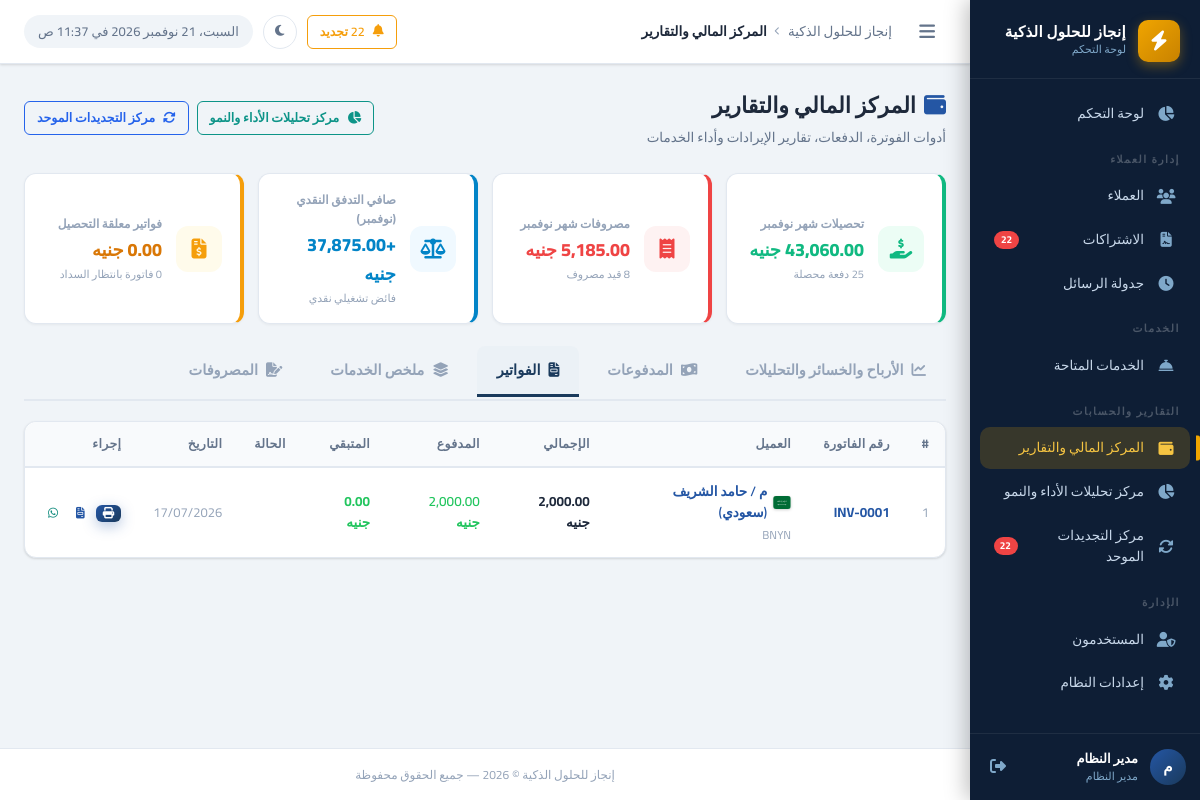
The page /reports/financial-hub.php?tab=invoices (signed in) on the database its author committed.
### tables this page shows
CREATE TABLE `invoices` (
  `id` int UNSIGNED NOT NULL,
  `invoice_number` varchar(50) NOT NULL COMMENT 'رقم الفاتورة (INV-0001)',
  `client_id` int UNSIGNED NOT NULL,
  `total_amount` decimal(10,2) NOT NULL DEFAULT '0.00',
  `paid_amount` decimal(10,2) NOT NULL DEFAULT '0.00',
  `remaining` decimal(10,2) GENERATED ALWAYS AS ((`total_amount` - `paid_amount`)) STORED,
  `items` json NOT NULL COMMENT 'بنود الفاتورة',
  `notes` text,
  `status` enum('draft','sent','paid','partial','cancelled') NOT NULL DEFAULT 'draft',
  `created_by` int UNSIGNED DEFAULT NULL,
  `created_at` datetime NOT NULL DEFAULT CURRENT_TIMESTAMP,
  `updated_at` datetime NOT NULL DEFAULT CURRENT_TIMESTAMP ON UPDATE CURRENT_TIMESTAMP
);

CREATE TABLE `clients` (
  `id` int UNSIGNED NOT NULL,
  `name` varchar(200) NOT NULL COMMENT 'اسم العميل',
  `company_name` varchar(200) DEFAULT NULL COMMENT 'اسم الشركة',
  `mobile` varchar(20) NOT NULL COMMENT 'رقم الموبايل',
  `mobile_2` varchar(20) DEFAULT NULL COMMENT 'رقم موبايل إضافي',
  `activity` varchar(200) DEFAULT NULL COMMENT 'النشاط التجاري',
  `country` varchar(10) NOT NULL DEFAULT 'EG',
  `domain` varchar(255) DEFAULT NULL,
  `domain_provider` varchar(100) DEFAULT NULL,
  `username_note` varchar(200) DEFAULT NULL COMMENT 'اسم المستخدم (للإشارة)',
  `server_panel` varchar(100) NOT NULL DEFAULT 'cp.enjaz.cloud',
  `email` varchar(200) DEFAULT NULL,
  `address` text,
  `notes` text,
  `status` tinyint(1) NOT NULL DEFAULT '1' COMMENT '1=نشط, 0=موقوف',
  `created_by` int UNSIGNED DEFAULT NULL,
  `created_at` datetime NOT NULL DEFAULT CURRENT_TIMESTAMP,
  `updated_at` datetime NOT NULL DEFAULT CURRENT_TIMESTAMP ON UPDATE CURRENT_TIMESTAMP
);

### reports/financial-hub.php (the view, shortened to what the rows shown need)
<?php
require_once dirname(__DIR__) . '/config/app.php';
$tab = clean($_GET['tab'] ?? 'monthly');
$db = getDB();
if ($tab === 'payments') {
    requirePermission('view_payments');
    $clientStatus = $_GET['client_status'] ?? 'active';
    $search   = clean($_GET['search'] ?? '');
    $method   = clean($_GET['method'] ?? '');
    $dateFrom = clean($_GET['date_from'] ?? '');
    $dateTo   = clean($_GET['date_to'] ?? '');
    $page     = max(1,(int)($_GET['page'] ?? 1));
    $perPage  = 25;
    $where  = ['1=1'];
    $params = [];
    if ($search) { $where[] = "(c.name LIKE ? OR c.company_name LIKE ?)"; $s="%$search%"; $params=array_merge($params,[$s,$s]); }
    if ($method) { $where[] = "p.payment_method = ?"; $params[] = $method; }
    if ($dateFrom) { $where[] = "p.payment_date >= ?"; $params[] = $dateFrom; }
    if ($dateTo)   { $where[] = "p.payment_date <= ?"; $params[] = $dateTo; }
    if ($clientStatus === 'active') { $where[] = "c.status = 1"; }
    elseif ($clientStatus === 'suspended') { $where[] = "c.status = 0"; }
    $whereStr = implode(' AND ', $where);
    $countStmt = $db->prepare("SELECT COUNT(*) FROM payments p LEFT JOIN clients c ON c.id=p.client_id WHERE $whereStr");
    $countStmt->execute($params);
    $total = (int)$countStmt->fetchColumn();
    $pager = paginate($total, $perPage, $page);
    $sumStmt = $db->prepare("SELECT COALESCE(SUM(p.amount),0) FROM payments p LEFT JOIN clients c ON c.id=p.client_id WHERE $whereStr");
    $sumStmt->execute($params);
    $totalAmount = (float)$sumStmt->fetchColumn();
    $stmt = $db->prepare("
        SELECT p.*, c.name as client_name, c.company_name, c.status as client_status, c.country, c.mobile, u.full_name as added_by,
               s.name as service_name
        FROM payments p
        LEFT JOIN clients c ON c.id=p.client_id
        LEFT JOIN users u ON u.id=p.created_by
        LEFT JOIN client_subscriptions cs ON cs.id=p.subscription_id
        LEFT JOIN services s ON s.id=cs.service_id
        WHERE $whereStr
        ORDER BY p.payment_date DESC, p.created_at DESC
        LIMIT ? OFFSET ?
    ");
    $stmt->execute(array_merge($params,[$perPage,$pager['offset']]));
    $payments = $stmt->fetchAll();
    if (isset($_GET['ajax'])) {
        header('Content-Type: application/json');
        ob_start();
        ?>
        <?php if (empty($payments)): ?>
        <tr><td colspan="11"><div class="empty-state"><div class="empty-icon"><i class="fas fa-coins"></i></div><p class="empty-title">لا توجد مدفوعات</p></div></td></tr>
        <?php else: ?>
        <?php foreach ($payments as $i => $pay): ?>
        <tr>
          <td class="text-muted"><?= $pager['offset']+$i+1 ?></td>
          <td><?= formatDate($pay['payment_date']) ?></td>
          <td>
            <div style="display:flex; align-items:center; gap:6px;">
              <?= getCountryFlagSvg($pay['country'] ?? 'EG', 18, 13) ?>
              <a href="../clients/view.php?id=<?= $pay['client_id'] ?>" style="font-weight:600;color:var(--text-primary);">
                <?= e($pay['client_name']) ?>
              </a>
              <?php if (isset($pay['client_status']) && !$pay['client_status']): ?>
              <span class="badge badge-danger" style="font-size:10px; padding:1px 5px; margin-right:4px;">موقوف</span>
              <?php endif; ?>
            </div>
            <?php if ($pay['company_name']): ?>
            <div style="font-size:11.5px;color:var(--text-muted); margin-top:2px;"><?= e($pay['company_name']) ?></div>
            <?php endif; ?>
          </td>
          <td style="color:var(--success);font-weight:700;"><?= formatMoney($pay['amount']) ?></td>
          <td><?= paymentMethodLabel($pay['payment_method']) ?></td>
          <td class="text-muted"><?= e($pay['service_name'] ?: '—') ?></td>
          <td class="text-muted fs-sm"><?= e($pay['reference_number'] ?: '—') ?></td>
          <td>
            <?php if (!empty($pay['receipt_file'])): ?>
              <a href="../<?= e($pay['receipt_file']) ?>" target="_blank" class="btn btn-sm btn-outline-info" title="عرض الإيصال" style="padding: 2px 6px; font-size: 11.5px;">
                <i class="fas fa-file-invoice"></i> عرض
              </a>
            <?php else: ?>
              <span class="text-muted">—</span>
            <?php endif; ?>
          </td>
          <td class="text-muted fs-sm"><?= e($pay['notes'] ?: '—') ?></td>
          <td class="text-muted fs-sm"><?= e($pay['added_by'] ?? '—') ?></td>
          <td style="white-space:nowrap; text-align:center;">
            <div style="display:inline-flex; gap:4px; align-items:center;">
              <a href="client-statement.php?id=<?= $pay['client_id'] ?>" class="btn btn-sm btn-outline-info" target="_blank" title="كشف حساب العميل" style="padding:3px 7px; font-size:11.5px;">
                <i class="fas fa-file-invoice"></i>
              </a>
              <?php if (!empty($pay['mobile'])):
                $cleanMob = preg_replace('/[^0-9]/', '', $pay['mobile']);
                if (strlen($cleanMob) == 11 && strpos($cleanMob, '01') === 0) {
                    $cleanMob = '20' . substr($cleanMob, 1);
                }
                $waPayMsg = "مرحباً " . $pay['client_name'] . "، نؤكد استلام دفعة بقيمة " . formatMoney($pay['amount']) . " بتاريخ " . formatDate($pay['payment_date']) . ". شكراً لتعاملكم معنا 🙏";
              ?>
              <a href="https://wa.me/<?= $cleanMob ?>?text=<?= urlencode($waPayMsg) ?>" target="_blank" class="btn btn-sm btn-outline-success" title="مراسلة واتساب" style="padding:3px 7px; font-size:11.5px; border-color:#25d366; color:#128c7e;">
                <i class="fab fa-whatsapp"></i>
              </a>
              <?php endif; ?>
              <?php if (hasPermission('delete_payments')): ?>
              <a href="delete.php?id=<?= $pay['id'] ?>&client_id=<?= $pay['client_id'] ?>"
                 class="btn btn-sm btn-outline-danger" data-confirm="حذف هذه الدفعة؟" title="حذف الدفعة" style="padding:3px 7px; font-size:11.5px;">
                <i class="fas fa-trash"></i>
              </a>
              <?php endif; ?>
            </div>
          </td>
        </tr>
        <?php endforeach; ?>
        <?php endif; ?>
        <?php
        $tbodyHtml = ob_get_clean();
        ob_start();
        ?>
        <?php if (!empty($payments)): ?>
        <tr style="background:#f8fafc;font-weight:700;">
          <td colspan="3" style="padding:12px 16px;text-align:right;">المجموع في هذه الصفحة:</td>
          <td style="padding:12px 16px;color:var(--success);font-size:15px;">
            <?= formatMoney(array_sum(array_column($payments,'amount'))) ?>
          </td>
          <td colspan="7"></td>
        </tr>
        <?php endif; ?>
        <?php
        $tfootHtml = ob_get_clean();
        ob_start();
        ?>
        <?php if ($pager['total_pages'] > 1): ?>
        <div style="display:flex;align-items:center;justify-content:space-between;gap:12px;flex-wrap:wrap;">
          <span class="text-muted fs-sm">
            عرض <?= $pager['offset'] + 1 ?> - <?= min($pager['offset'] + $perPage, $total) ?>
            من <?= $total ?> دفعة
          </span>
          <div class="pagination">
            <?php
            $queryBase = http_build_query(array_filter(['search' => $search, 'method' => $method, 'client_status' => $clientStatus, 'date_from' => $dateFrom, 'date_to' => $dateTo]));
            $sep = $queryBase ? '&' : '';
            ?>
            <a href="?tab=payments&<?= $queryBase ?><?= $sep ?>page=<?= $pager['current_page'] - 1 ?>"
               class="page-btn <?= !$pager['has_prev'] ? 'disabled' : '' ?>" data-page="<?= $pager['current_page'] - 1 ?>">
              <i class="fas fa-chevron-right"></i>
            </a>
            <?php for ($p = 1; $p <= $pager['total_pages']; $p++): ?>
            <a href="?tab=payments&<?= $queryBase ?><?= $sep ?>page=<?= $p ?>"
               class="page-btn <?= $p === $pager['current_page'] ? 'active' : '' ?>" data-page="<?= $p ?>">
              <?= $p ?>
            </a>
            <?php endfor; ?>
            <a href="?tab=payments&<?= $queryBase ?><?= $sep ?>page=<?= $pager['current_page'] + 1 ?>"
               class="page-btn <?= !$pager['has_next'] ? 'disabled' : '' ?>" data-page="<?= $pager['current_page'] + 1 ?>">
              <i class="fas fa-chevron-left"></i>
            </a>
          </div>
        </div>
        <?php endif; ?>
        <?php
        $paginationHtml = ob_get_clean();
        echo json_encode([
            'tbody' => $tbodyHtml,
            'tfoot' => $tfootHtml,
            'pagination' => $paginationHtml,
            'subtitle' => 'إجمالي ' . $total . ' دفعة — مجموع: ' . formatMoney($totalAmount)
        ]);
        exit;
    }
}
elseif ($tab === 'invoices') {
    $invs = $db->query("
        SELECT i.*, c.name as client_name, c.company_name, c.country, c.mobile
        FROM invoices i JOIN clients c ON c.id=i.client_id
        ORDER BY i.created_at DESC LIMIT 100
    ")->fetchAll();
}
require_once INCLUDES_PATH . '/header.php';
?>
<div class="page-header" style="display:flex; justify-content:space-between; align-items:center; flex-wrap:wrap; gap:12px;">
  <div class="page-header-text">
    <h1 class="page-title"><i class="fas fa-wallet" style="color:var(--primary-light);margin-left:8px;"></i>المركز المالي والتقارير</h1>
  </div>
</div>
<div class="tab-content">
  <?php if ($tab === 'invoices'): ?>
  <div class="card">
    <div class="table-wrapper">
      <table class="data-table">
        <thead>
          <tr><th>#</th><th>رقم الفاتورة</th><th>العميل</th><th>الإجمالي</th><th>المدفوع</th><th>المتبقي</th><th>الحالة</th><th>التاريخ</th><th>إجراء</th></tr>
        </thead>
        <tbody>
          <?php if (empty($invs)): ?>
          <tr><td colspan="9"><div class="empty-state"><div class="empty-icon"><i class="fas fa-file-invoice"></i></div><p class="empty-title">لا توجد فواتير</p></div></td></tr>
          <?php else: ?>
          <?php foreach ($invs as $i => $inv): ?>
          <tr>
            <td class="text-muted"><?= $i+1 ?></td>
            <td><strong style="color:var(--primary-light);"><?= e($inv['invoice_number']) ?></strong></td>
            <td>
              <div style="display:flex; align-items:center; gap:6px;">
                <a href="../clients/view.php?id=<?= $inv['client_id'] ?>" style="font-weight:600;"><?= e($inv['client_name']) ?></a>
              </div>
              <?php if ($inv['company_name']): ?><div style="font-size:11.5px;color:var(--text-muted); margin-top:2px;"><?= e($inv['company_name']) ?></div><?php endif; ?>
            </td>
            <td class="fw-bold"><?= formatMoney($inv['total_amount']) ?></td>
            <td style="color:var(--success);font-weight:600;"><?= formatMoney($inv['paid_amount']) ?></td>
            <td style="color:<?= $inv['remaining']>0?'var(--danger)':'var(--success)' ?>;font-weight:700;"><?= formatMoney($inv['remaining']) ?></td>
            <td><?= invoiceStatusBadge($inv['status']) ?></td>
            <td class="text-muted"><?= formatDate($inv['created_at']) ?></td>
            <td style="white-space:nowrap; text-align:center;">
              <div style="display:inline-flex; gap:4px; align-items:center;">
                <a href="../invoices/print.php?id=<?= $inv['id'] ?>" class="btn btn-sm btn-primary" target="_blank" title="طباعة الفاتورة" style="padding:3px 7px; font-size:11.5px;">
                  <i class="fas fa-print"></i>
                </a>
                <a href="client-statement.php?id=<?= $inv['client_id'] ?>" class="btn btn-sm btn-outline-info" target="_blank" title="كشف الحساب" style="padding:3px 7px; font-size:11.5px;">
                  <i class="fas fa-file-invoice"></i>
                </a>
                <?php if (!empty($inv['mobile'])):
                  $cleanMob = preg_replace('/[^0-9]/', '', $inv['mobile']);
                  $invRemMsg = "مرحباً " . $inv['client_name'] . "، مرفق بيان الفاتورة رقم #" . $inv['invoice_number'] . " بإجمالي " . formatMoney($inv['total_amount']) . " والمتبقي " . formatMoney($inv['remaining']) . ". شكراً لكم 🙏";
                ?>
                <a href="https://wa.me/<?= $cleanMob ?>?text=<?= urlencode($invRemMsg) ?>" target="_blank" class="btn btn-sm btn-outline-success" title="مشاركة عبر واتساب" style="padding:3px 7px; font-size:11.5px; border-color:#25d366; color:#128c7e;">
                  <i class="fab fa-whatsapp"></i>
                </a>
                <?php endif; ?>
              </div>
            </td>
          </tr>
          <?php endforeach; ?>
          <?php endif; ?>
        </tbody>
      </table>
    </div>
  </div>
  <?php endif; ?>
</div>
<?php require_once INCLUDES_PATH . '/footer.php'; ?>

### rows shown on the page
invoices: invoice_number "INV-0001", client.name "م / حامد الشريف (سعودي)", client.company_name "BNYN", total_amount "2,000.00 جنيه", paid_amount "2,000.00 جنيه", remaining "0.00 جنيه", created_at "17/07/2026"

### other values the page prints
$companyName "إنجاز للحلول الذكية"
$renewalCount "22"
$userInitial "م"
$userName "مدير النظام"
$userRole "مدير النظام"
$pageTitle "المركز المالي والتقارير"
formatMoney($hubKpiCollected) "43,060.00 جنيه"
formatMoney($hubKpiExpenses) "5,185.00 جنيه"
formatMoney($hubKpiNetCash) "37,875.00 جنيه"
formatMoney($hubKpiUnpaid) "0.00 جنيه"
